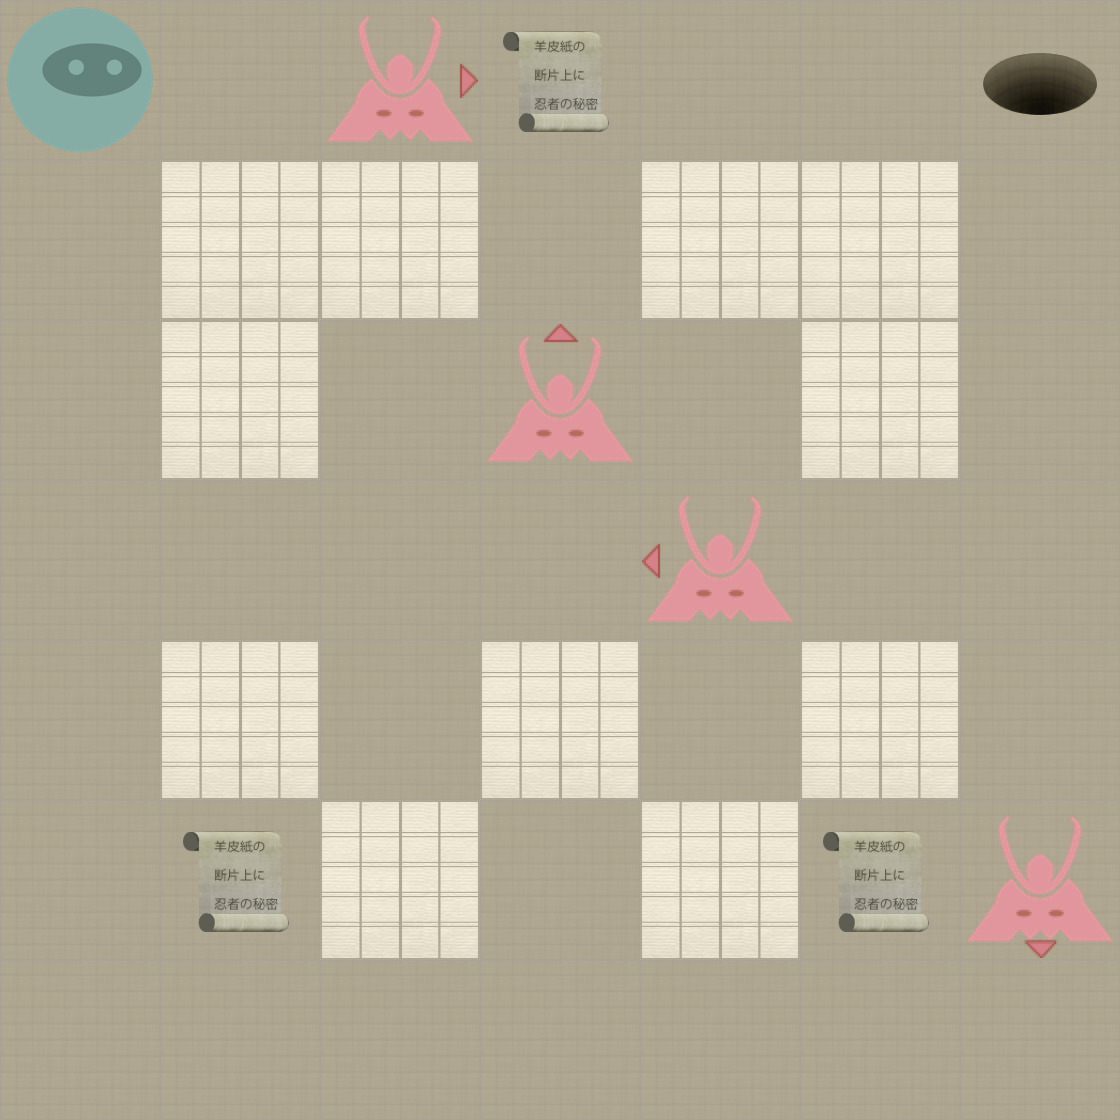

A level layout from a 2D game, rendered from its tile map. Below: a short description, then the map file with tile-grid data replaced by summaries:
An orthogonal 7x7 tile map with 160x160 px tiles, 2 tile layers (Level, Actors).

<map version="1.0" orientation="orthogonal" width="7" height="7" tilewidth="160" tileheight="160">
 <properties>
  <property name="moves" value="20" />
 </properties>
 <tileset firstgid="1" name="tiles" tilewidth="160" tileheight="160" spacing="2" margin="2">
  <image source="tiles-ipadhd.png" width="1024" height="1024" />
  <tile id="0">
   <properties>
    <property name="actor" value="exit" />
   </properties>
  </tile>
  <tile id="2">
   <properties>
    <property name="actor" value="guard" />
    <property name="direction" value="down" />
   </properties>
  </tile>
  <tile id="3">
   <properties>
    <property name="actor" value="guard" />
    <property name="direction" value="left" />
   </properties>
  </tile>
  <tile id="4">
   <properties>
    <property name="actor" value="guard" />
    <property name="direction" value="right" />
   </properties>
  </tile>
  <tile id="5">
   <properties>
    <property name="actor" value="guard" />
    <property name="direction" value="up" />
   </properties>
  </tile>
  <tile id="7">
   <properties>
    <property name="actor" value="player" />
   </properties>
  </tile>
  <tile id="8">
   <properties>
    <property name="actor" value="scroll" />
   </properties>
  </tile>
  <tile id="9">
   <properties>
    <property name="wall" value="1" />
   </properties>
  </tile>
 </tileset>
 <layer name="Level" width="7" height="7">
  <data>[49 cells, 49 non-empty, 2 distinct tile ids]</data>
 </layer>
 <layer name="Actors" width="7" height="7">
  <data>[49 cells, 9 non-empty, 7 distinct tile ids]</data>
 </layer>
</map>
